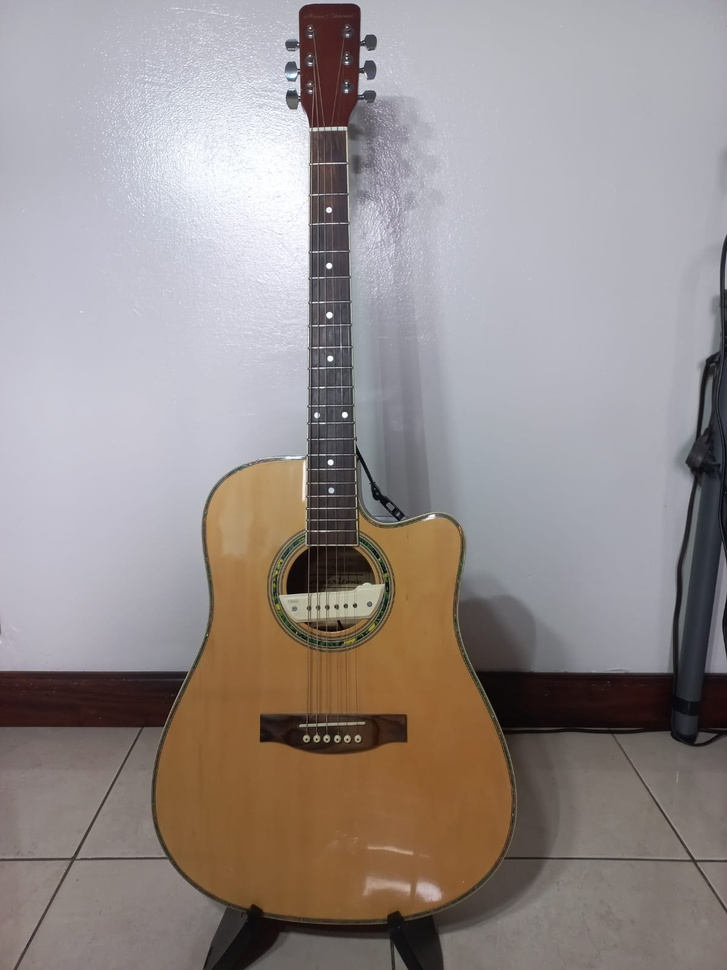
#> input picture high_light.jpg, 727 x 970 px, shrunk from 1200 x 1600 before the run
$ jupyter execute Lista_1_v2.ipynb
#> lines starting #> are read from the running program, lines starting #| are printed output that depends on the picture
<a href="https://colab.research.google.com/github/Diego-CB/Lista_1/blob/main/Lista_1.ipynb" target="_parent"></a>

# Laboratorio No.1
- Diego Cordova 20212
- Paola de León 20361
- Gabriela Contreras 20213

### EJERCICIO NO.1

**OpenCV**
- *Lectura de imagenes*
```
<!-- args: image file -->
image = cv2.imread("image_path.jpg")
```

- *Convertir img a array*
  - Abrir la imagen con cv2.imred retorna la imagen en un array de Numpy, cada valor del array corresponde a un pixel de la imagen.

- *Convertir de array a img*
```
bgr_img = cv2.cvtColor(array_imagen, cv2.COLOR_BGR2RGB)
```

- *Guardar imagenes a disco duro*
```
 <!-- args: img , file path  -->
 cv2.imwrite(file_path, img)
```

- *Almacenamiento de imagenes en memoria*
  -  las imágenes son matrices NumPy multidimensionales

**PIL**
- *Lectura de imagenes*
```
<!-- args: image path -->
image = Image.open("image.jpg")
```

- *Convertir img a array*
```
<!-- args: image file -->
numpy_array = np.array(img)
```

- *Convertir de array a img*
```
<!-- args: numpy_array -->
m = Image.fromarray(array)
```

- Almacenamiento de imagenes en memoria
  - las imagenes se pueden convertir a un Numpy array decuardo a las necesides del usuario

- *Guardar imagenes a disco duro*
```
<!-- args: Nombre y formato de salida -->
 new_image.save("image_1.jpg")
```

**Matplotlib**
- *Guardar imagenes a disco duro*
```
<!-- args: Nombre y formato de salida -->
plt.savefig("output.jpg")
```

## Ejercicio No. 2
Tomar dos fotos de una misma escena pero con diferentes iluminaciones. Leer las imágenes correspondientes en Python y
hacer lo siguiente:
1. Construir en ambos casos los histogramas normalizados R,G,B (puede usar los 256 bines, u otra cantidad, por ejemplo 16 bines por cada canal de color).

[cell 1]
from PIL import Image
import matplotlib.pyplot as plt

# Ruta de las dos imágenes
imagen1_path = './high_light.jpg'
imagen2_path = './Low_Light.jpg'

# Abrir las imágenes con Pillow
imagen1 = Image.open(imagen1_path)
#> imagen1 is the input picture: PIL image 727x970 RGB; mean R, G, B 150.8, 142.4, 140.7
imagen2 = Image.open(imagen2_path)
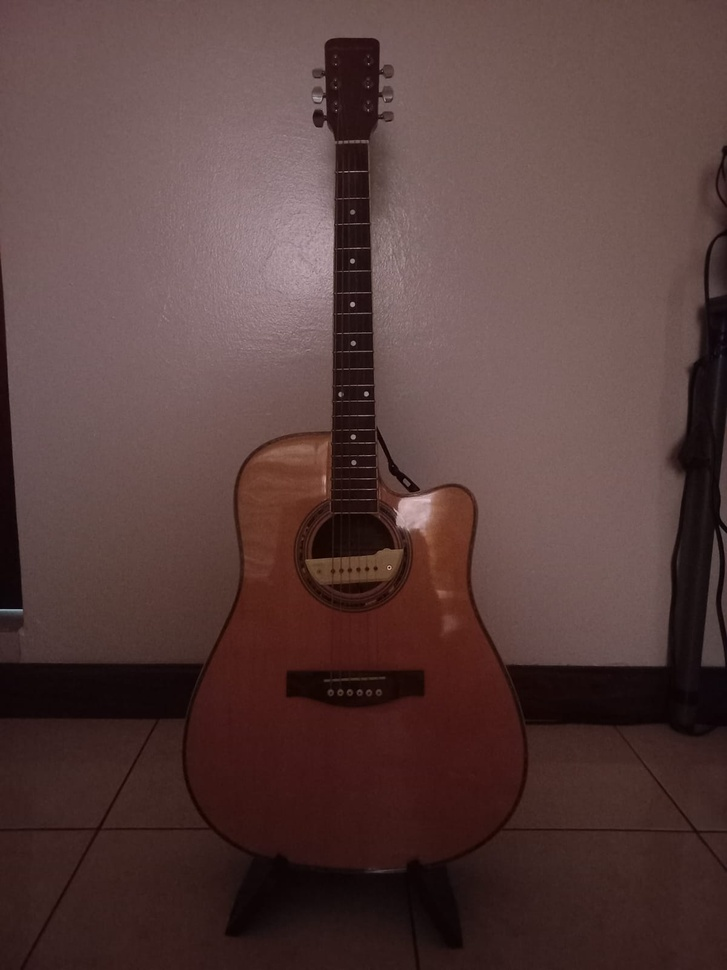
#> input picture Low_Light.jpg, 727 x 970 px, shrunk from 1200 x 1600 before the run
#> imagen2 is the input picture: PIL image 727x970 RGB; mean R, G, B 87.6, 62.4, 60.3

# Mostrar las imágenes en pantalla
fig, axs = plt.subplots(1, 2, figsize=(10, 5))

axs[0].imshow(imagen1)
axs[0].set_title('Alta Luminocidad')

axs[1].imshow(imagen2)
axs[1].set_title('Baja Luminocidad')

# Ajustar diseño y mostrar
plt.tight_layout()
plt.show()

[cell 2]
import numpy as np

def plot_rgb_histogram(imagen, title):
    # Convertir la imagen a un array de Numpy
#> called with title = 'Histograma - Alta Luminocidad'
    img_array = np.array(imagen)

    # Obtener los canales RGB
    red_channel = img_array[:,:,0]
    green_channel = img_array[:,:,1]
    blue_channel = img_array[:,:,2]

    # Crear histogramas para cada canal
    plt.figure(figsize=(12, 4))

    plt.subplot(1, 3, 1)
    plt.hist(red_channel.ravel(), bins=256, color='red', alpha=0.7, rwidth=0.8, density=True)
    plt.title('(R) Histograma Canal Rojo')

    plt.subplot(1, 3, 2)
    plt.hist(green_channel.ravel(), bins=256, color='green', alpha=0.7, rwidth=0.8, density=True)
    plt.title('(G) Histograma Canal Verde')

    plt.subplot(1, 3, 3)
    plt.hist(blue_channel.ravel(), bins=256, color='blue', alpha=0.7, rwidth=0.8, density=True)
    plt.title('(B) Histograma Canal Azul')

    plt.suptitle(title)
    plt.show()
#> figure, not shown here; panel 1: tallest bar 0.024 high, from x = 182.4 to 183.2; panel 2: tallest bar 0.0235 high, from x = 182.4 to 183.2; panel 3: tallest bar 0.018 high, from x = 192.3 to 193.1

# Abrir las imágenes con Pillow
imagen1 = Image.open(imagen1_path)
imagen2 = Image.open(imagen2_path)

# Mostrar histogramas RGB para ambas imágenes
plot_rgb_histogram(imagen1, 'Histograma - Alta Luminocidad')
plot_rgb_histogram(imagen2, 'Histograma - Baja Luminocidad')
#> call 2 of plot_rgb_histogram, with title = 'Histograma - Baja Luminocidad'
#> in plot_rgb_histogram (call 2), `red_channel = img_array[:,:,0]`:
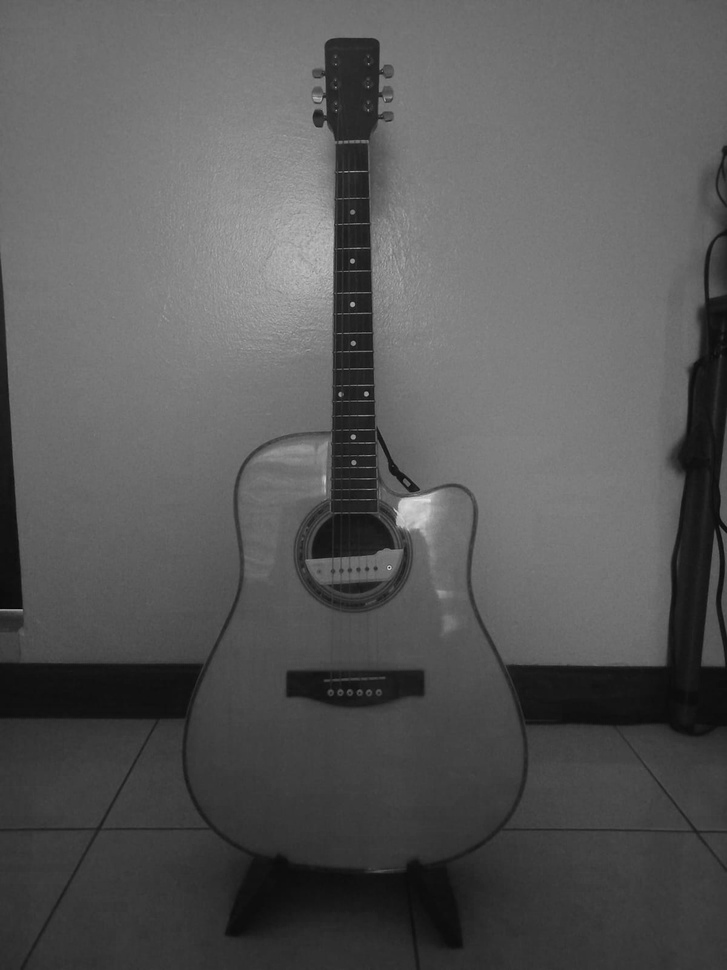
#> red_channel: shape (970, 727); min 2, max 225, mean 87.6
#> in plot_rgb_histogram (call 2), `green_channel = img_array[:,:,1]`:
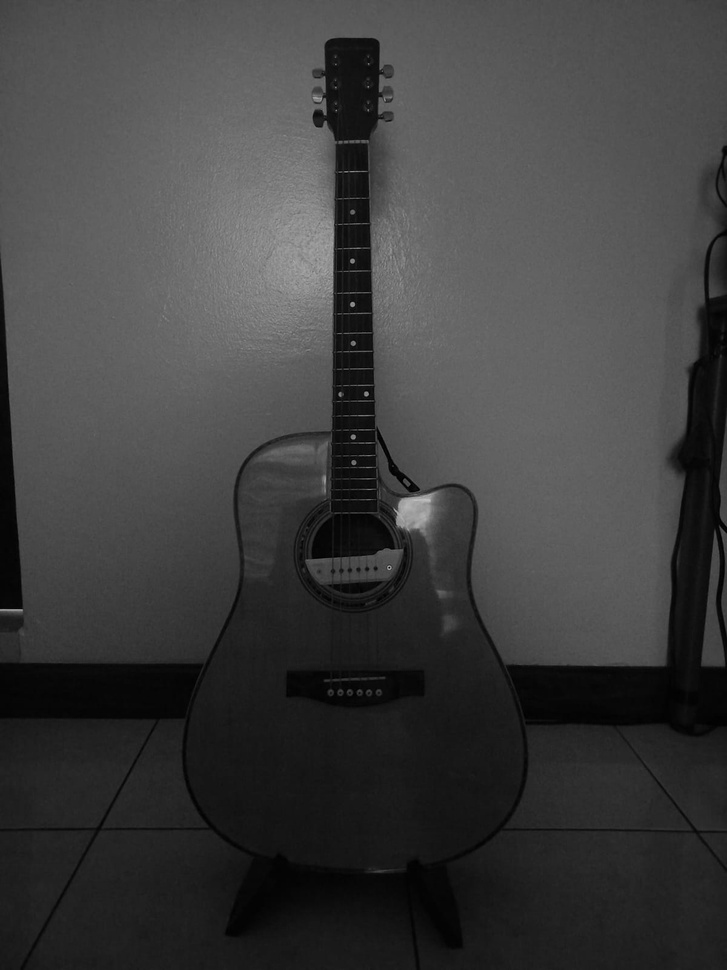
#> green_channel: shape (970, 727); min 0, max 191, mean 62.4

2. Proponer una distancia que permita comparar dos histogramas.

3. Comparar las distancias obtenidas entre las dos fotos tomadas, y otras fotos de su elección, no relacionadas con sus fotos. Evaluar por ejemplo la distribución de las distancias obtenidas.

4. Ahora, convertir cada imagen RGB a HSV.

[cell 3]
import cv2
import matplotlib.pyplot as plt

def rgb_to_hsv(image):
    # Convertir la imagen de RGB a HSV
    hsv_image = cv2.cvtColor(image, cv2.COLOR_RGB2HSV)
    return hsv_image


def show_rgb_hsv(path):

  # Abrir la imagen con OpenCV
#> called with path = './high_light.jpg'
  imagen_rgb = cv2.imread(path)
  imagen_rgb = cv2.cvtColor(imagen_rgb, cv2.COLOR_BGR2RGB)  # Convertir de BGR a RGB

  # Convertir a HSV
  imagen_hsv = rgb_to_hsv(imagen_rgb)
#> in rgb_to_hsv, `hsv_image = cv2.cvtColor(image, cv2.COLOR_RGB2HSV)`: hsv_image: shape (970, 727, 3); mean H, S, V 80.7, 44, 156.6

  # Mostrar las imágenes original y en formato HSV
  plt.figure(figsize=(10, 5))

  plt.subplot(1, 2, 1)
  plt.imshow(imagen_rgb)
  plt.title('Imagen RGB')
  plt.axis('off')

  plt.subplot(1, 2, 2)
  plt.imshow(imagen_hsv)
  plt.title('Imagen HSV')
  plt.axis('off')

  plt.show()

show_rgb_hsv('./high_light.jpg')
show_rgb_hsv('./Low_Light.jpg')
#> in rgb_to_hsv (call 2), `hsv_image = cv2.cvtColor(image, cv2.COLOR_RGB2HSV)`: hsv_image: shape (970, 727, 3); mean H, S, V 35.2, 95.4, 87.6

5. Construir esta vez histogramas en H,S (en 2D) y repetir el paso 3.

[cell 4]
import numpy as np
from PIL import Image
import matplotlib.pyplot as plt

def plot_hsv_histogram_2d(image, title, vmax_value=250 + 180):
    # Convertir la imagen a formato HSV
#> called with title = 'Histograma 2D - Imagen 1', vmax_value = 430
    hsv_image = image.convert('HSV')
#> hsv_image: PIL image 727x970 HSV; mean H, S, V 114, 43.5, 156.6

    # Obtener los canales H y S
    h_channel = np.array(hsv_image)[:,:,0]
    s_channel = np.array(hsv_image)[:,:,1]

    # Crear histograma 2D para H y S con escala fija en el colorbar
    plt.figure(figsize=(8, 6))
    plt.hist2d(h_channel.ravel(), s_channel.ravel(), bins=(180, 256), cmap='viridis', vmax=vmax_value, range=[[0, 180], [0, 256]])
    plt.colorbar(label='Frecuencia')
    plt.title(title)
    plt.xlabel('Matiz (H)')
    plt.ylabel('Saturación (S)')
    plt.show()

# Abrir las imágenes con Pillow
imagen1 = Image.open(imagen1_path)
imagen2 = Image.open(imagen2_path)

# Mostrar histogramas 2D para los canales H y S de ambas imágenes con escala fija en el colorbar
plot_hsv_histogram_2d(imagen1, 'Histograma 2D - Imagen 1')
plot_hsv_histogram_2d(imagen2, 'Histograma 2D - Imagen 2')
#> call 2 of plot_hsv_histogram_2d, with title = 'Histograma 2D - Imagen 2', vmax_value = 430
#> in plot_hsv_histogram_2d (call 2), `hsv_image = image.convert('HSV')`: hsv_image: PIL image 727x970 HSV; mean H, S, V 49.6, 94.9, 87.6
#> in plot_hsv_histogram_2d (call 2), `h_channel = np.array(hsv_image)[:,:,0]`:
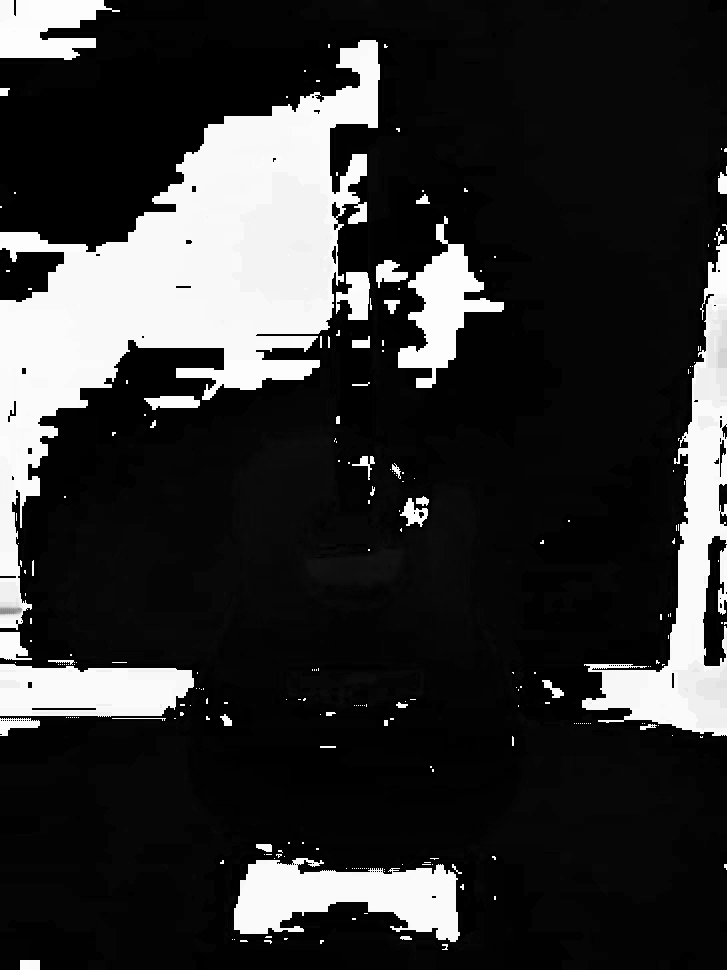
#> h_channel: shape (970, 727); min 0, max 254, mean 49.6
#> in plot_hsv_histogram_2d (call 2), `s_channel = np.array(hsv_image)[:,:,1]`:
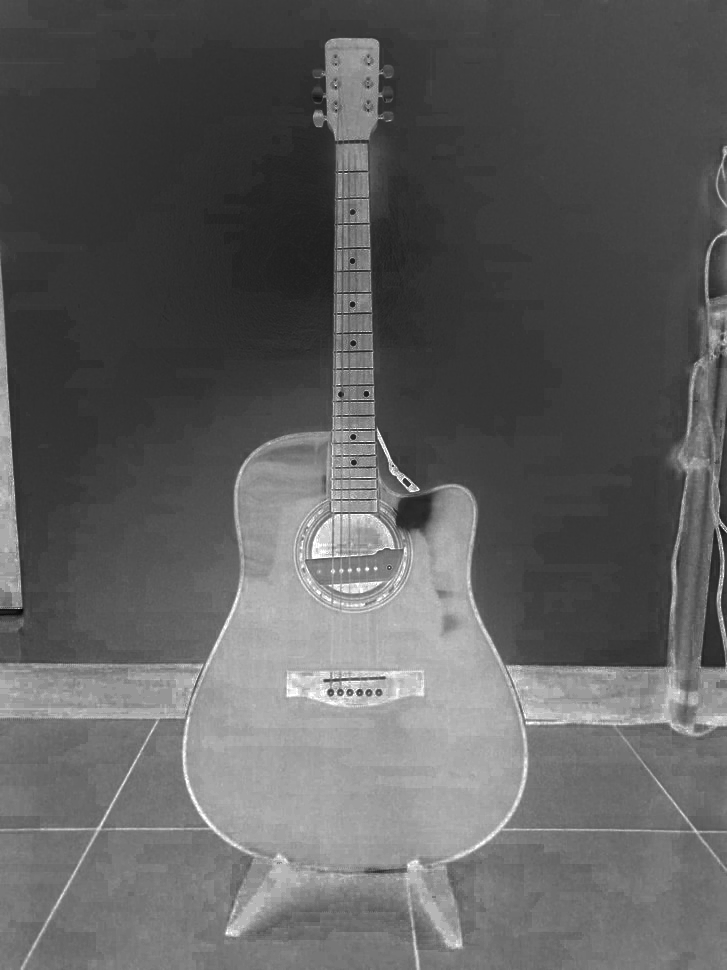
#> s_channel: shape (970, 727); min 3, max 255, mean 94.9
#> in plot_hsv_histogram_2d (call 2), `plt.show()`:
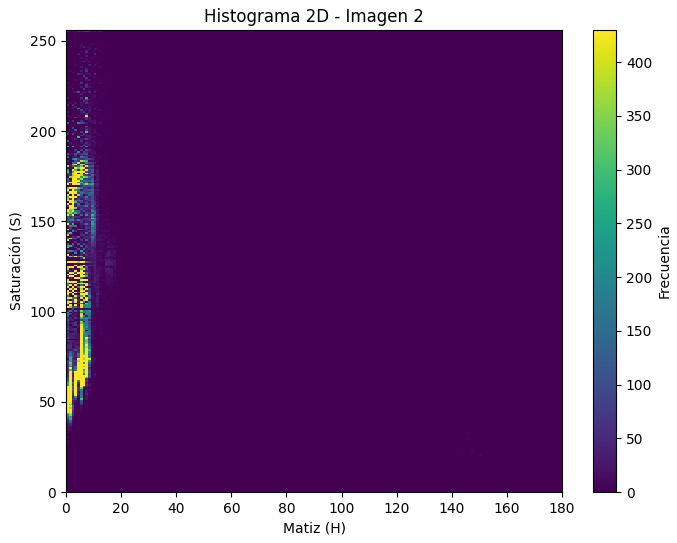
#> figure drawn by matplotlib, 2 panels

## Ejercicio No. 3

[cell 5]
import cv2
import numpy as np
import matplotlib.pyplot as plt

# Lectura de la imagen
img = cv2.imread("monkey.jpeg", cv2.IMREAD_GRAYSCALE)
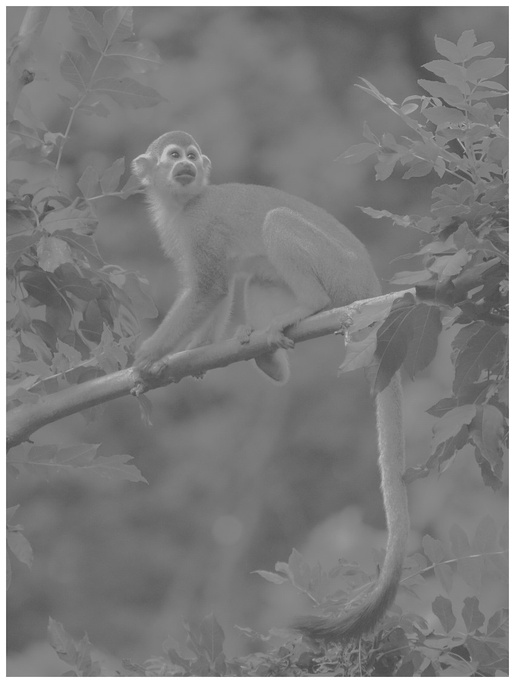
#> input picture monkey.jpeg, 515 x 683 px, shrunk from 850 x 1126 before the run
#> img is the input picture: shape (683, 515); min 70, max 255, mean 124.2
plt.imshow(img)

# Histograma sin equalizar
img = cv2.equalizeHist(img)
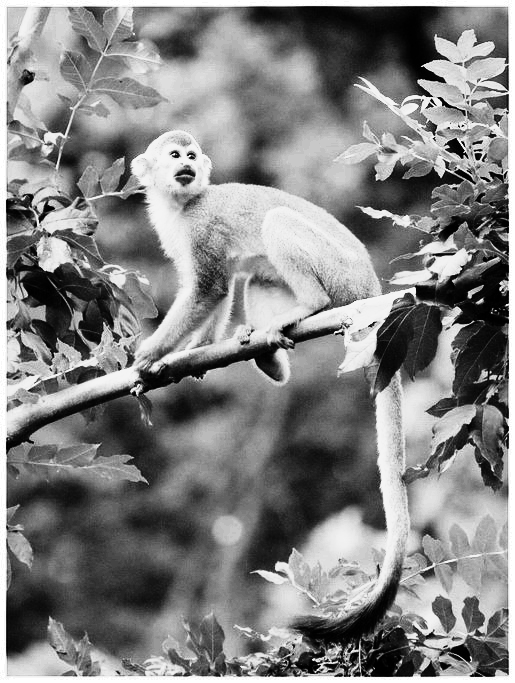
#> img: shape (683, 515); min 0, max 255, mean 130.2
plt.imshow(img)
